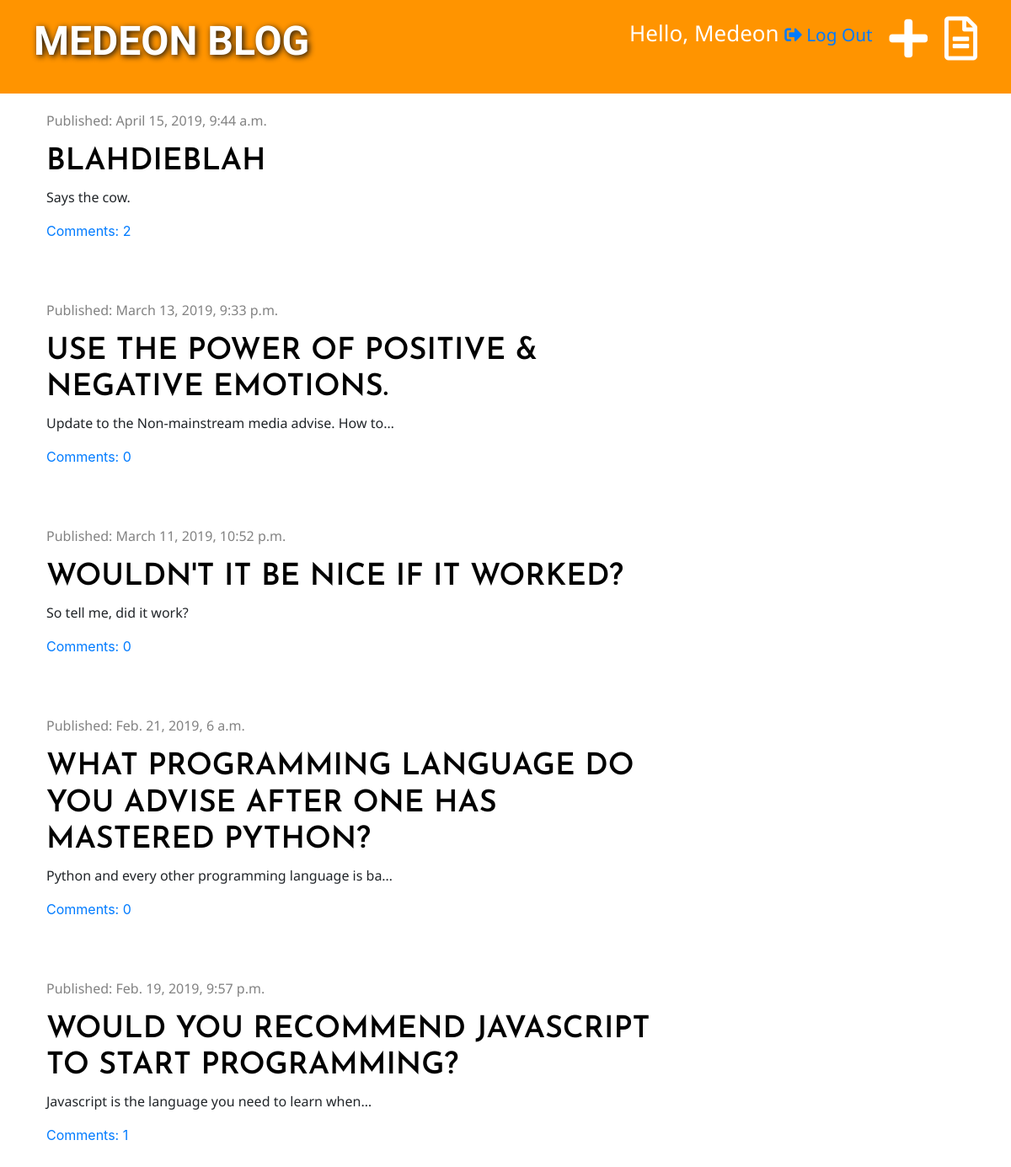
The app's page / (signed in) with its own data.
### blog/models.py (models this page shows, shortened)
class Post(models.Model):
    author = models.ForeignKey('auth.User', on_delete=models.CASCADE)
    title = models.CharField(max_length=200)
    text = models.TextField()
    created_date = models.DateTimeField(default=timezone.now)
    published_date = models.DateTimeField(blank=True, null=True)
    def approved_comments(self):
        return self.comments.filter(approved=True)

### blog/views.py (the view)
# urls.py: path('', views.post_list, name='post_list'),
def post_list(request):
    posts = Post.objects.filter(published_date__lte=timezone.now()).order_by('-published_date')
    context_dictionary = {'posts': posts}
    return render(request, 'blog/post_list.html', context_dictionary)

### blog/templates/blog/post_list.html (shortened to what this page needs)
{% extends 'blog/base.html' %}
{% block content %}
    {% for post in posts %}
        <div class="post">
            <div class="date">
                <p>Published: {{ post.published_date }}</p>
            </div>
            <h1><a href="{% url 'post_detail' pk=post.pk %}">{{ post.title }}</a></h1>
            <p>{{ post.text|truncatechars:50|linebreaksbr }}</p>
            <a href="{% url 'post_detail' pk=post.pk %}">Comments: {{ post.approved_comments.count }}</a>
        </div>
    {% endfor %}
{% endblock %}

### blog/templates/blog/base.html (shortened to what this page needs)
{% load staticfiles %}
<!DOCTYPE html>
<html>
<head>
    <link href="https://stackpath.bootstrapcdn.com/bootstrap/4.3.1/css/bootstrap.min.css" rel="stylesheet">
    <link rel="stylesheet" href="{% static 'css/blog.css' %}">
    <link rel="stylesheet" href="{% static 'css/font.css' %}">
    <link rel="stylesheet" href="https://use.fontawesome.com/releases/v5.7.2/css/all.css">
</head>
<body>
<div class="page-header">
    {% if user.is_authenticated %}
        <a href="{% url 'post_draft_list' %}" class="top-menu"><i class="far fa-file-alt fa-2x"></i></a>
        <a href="{% url 'post_new' %}" class="top-menu"><i class="fas fa-plus fa-2x"></i></a>
        <p class="top-menu">Hello, {{ user.username }} <small><a href="{% url 'logout' %}"><i class="fas fa-sign-out-alt"></i> Log Out</a></small></p>
    {% else %}
        <p class="top-menu"><small><a href="{% url 'login' %}"><i class="fas fa-sign-in-alt"></i> Login</a></small></p>
    {% endif %}
    <h1><a href="{% url 'post_list' %}" class="logo">Medeon blog</a></h1>
</div>
<div class="content container">
    <div class="row">
        <div class="col-md-8">
            {% block content %}
            {% endblock %}
        </div>
    </div>
</div>
</body>
</html>

### blog/static/css/blog.css (style rules this page uses)
.page-header { background-color: #ff9400; margin-top: 0; padding: 20px 20px 20px 40px; }
.content { margin-top: 20px; margin-left: 40px; }
.date { color: #828282; }
.post { margin-bottom: 70px; }

### records on screen
Post: published_date "April 15, 2019, 9:44 a.m.", title "BLAHDIEBLAH", text "Says the cow.", approved_comments.count "2"
Post: published_date "March 13, 2019, 9:33 p.m.", title "USE THE POWER OF POSITIVE & NEGATIVE EMOTIONS.", text "Update to the Non-mainstream media advise. How to…", approved_comments.count "0"
Post: published_date "March 11, 2019, 10:52 p.m.", title "WOULDN'T IT BE NICE IF IT WORKED?", text "So tell me, did it work?", approved_comments.count "0"
Post: published_date "Feb. 21, 2019, 6 a.m.", title "WHAT PROGRAMMING LANGUAGE DO YOU ADVISE AFTER ONE HAS MASTERED PYTHON?", text "Python and every other programming language is ba…", approved_comments.count "0"
Post: published_date "Feb. 19, 2019, 9:57 p.m.", title "WOULD YOU RECOMMEND JAVASCRIPT TO START PROGRAMMING?", text "Javascript is the language you need to learn when…", approved_comments.count "1"

### other values on screen
{{ user.username }} "Medeon"
